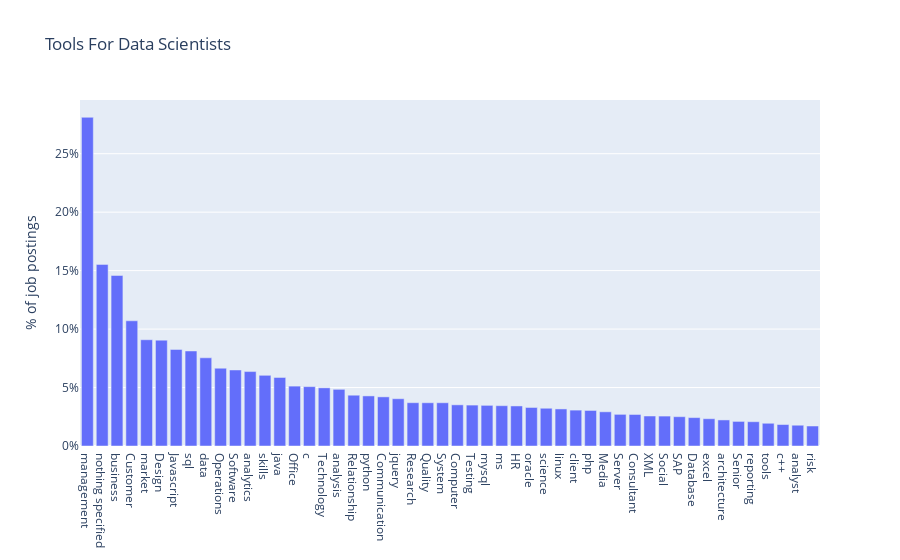

The cell this chart's notebook holds for it:
### Code cell
# visualize the tools.
layout = dict(
    title='Tools For Data Scientists',
    yaxis=dict(
        title='% of job postings',
        tickformat=',.0%',
    )
)

fig = go.Figure(layout=layout)
fig.add_trace(go.Bar(
    x=df_tool_top50['tool'],
    y=df_tool_top50['cnt']/num_postings
))

iplot(fig)

### Figure 1 — Plotly figure (JSON) as saved in the notebook; plotly's stock layout.template omitted (floating-point values rounded to 4 significant figures)
{"data": [{"type": "bar", "x": ["management", "nothing specified", "business", "Customer", "market", "Design", "Javascript", "sql", "data", "Operations", "Software", "analytics", "skills", "java", "Office", "c", "Technology", "analysis", "Relationship", "python", "Communication", "jquery", "Research", "Quality", "System", "Computer", "Testing", "mysql", "ms", "HR", "oracle", "science", "linux", "client", "php", "Media", "Server", "Consultant", "XML", "Social", "SAP", "Database", "excel", "architecture", "Senior", "reporting", "tools", "c++", "analyst", "risk"], "y": [0.2811, 0.1553, 0.1459, 0.1071, 0.09087, 0.09054, 0.08261, 0.08128, 0.07543, 0.06654, 0.06502, 0.06365, 0.06047, 0.05866, 0.05121, 0.05077, 0.04977, 0.04847, 0.04344, 0.04284, 0.04203, 0.04044, 0.03703, 0.03699, 0.03699, 0.03522, 0.03499, 0.03477, 0.03448, 0.03425, 0.03296, 0.03229, 0.0317, 0.0307, 0.0304, 0.02925, 0.02707, 0.02696, 0.02566, 0.02559, 0.02507, 0.02429, 0.02333, 0.02229, 0.02103, 0.02077, 0.01944, 0.01837, 0.01777, 0.01711]}], "layout": {"title": {"text": "Tools For Data Scientists"}, "yaxis": {"tickformat": ",.0%", "title": {"text": "% of job postings"}}}}
